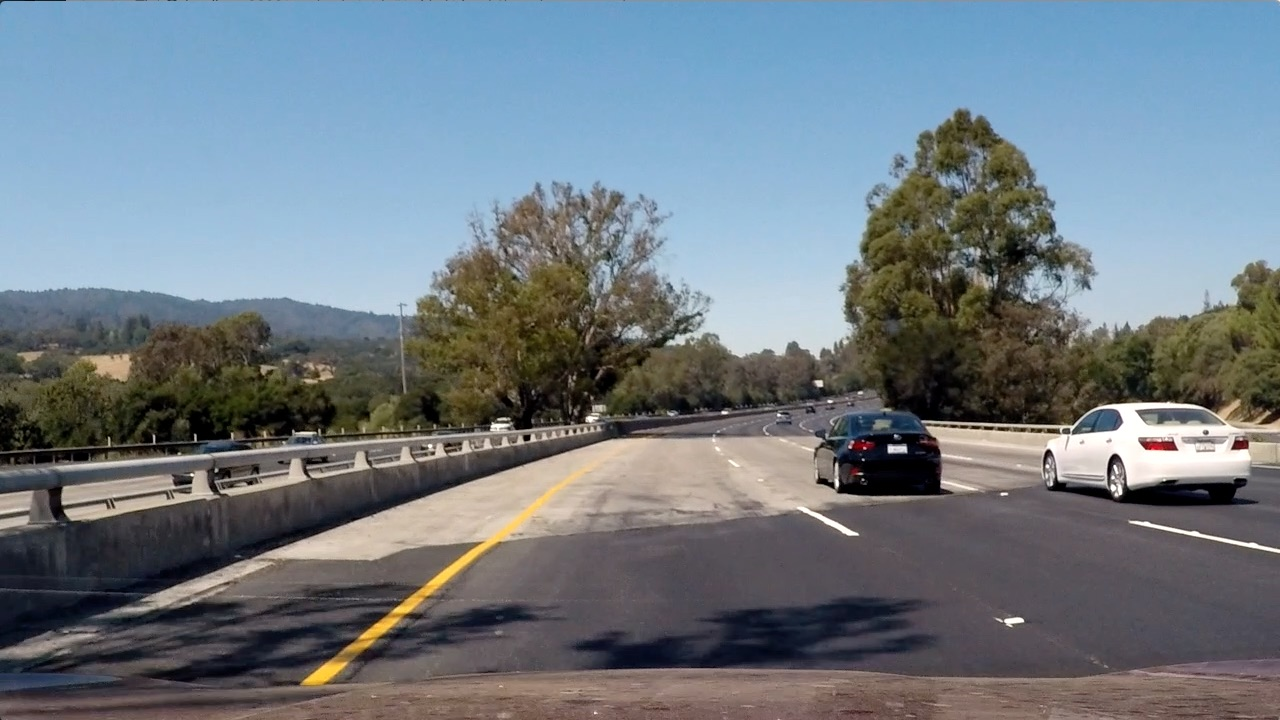
#> input picture test_images/test4.jpg, 1280 x 720 px
$ python run_1b_undistort.py   (older library calls are emulated)
#> lines starting #> are read from the running program, lines starting #| are printed output that depends on the picture
### methods.py
import numpy as np
import cv2
import glob
import matplotlib.pyplot as plt
import matplotlib.image as mpimg
import pickle
from moviepy.editor import VideoFileClip
from tqdm import tqdm

def load_calibration():
    calib = pickle.load(open("calibration.pkl", "rb"))
#> (reads calibration.pkl from the repository)
    print("Calibration Loaded")
    return calib[0], calib[1]

#load calibration
mtx, dist = load_calibration()

img_size = (1280, 720)

def load_transforms():
    #load perspective vars
    src = np.float32([[  585.0-10,  460.0],
               [ 0.0,  720.0],
               [ 1280.0,  720.0],
               [ 695.0+10,  460.0]])

    dst = np.float32([[320, 0],
                      [320, 720],
                      [960, 720],
                        [960, 0]])

    M = cv2.getPerspectiveTransform(src, dst)
    Minv = cv2.getPerspectiveTransform(dst, src)
    return M, Minv

M, Minv = load_transforms()

def undistort(img):
    undist = cv2.undistort(img, mtx, dist)
    return undist

# [29 lines left out: functions fast_unwarp_lane, fast_warp_lane, process_video, plot_images, not called in this run]

def plot_images_save(fname, images):
    """ Helper routine which plots all images passed as array in a single row """
    print(len(images))
    m = len(images)
    n = len(images[0])

    fig, axes = plt.subplots(m, n, figsize=(10*n, 10*m))
    if m == 1:
        axes = [axes]
    fig.tight_layout()
    for ix in range(m):
        for iy in range(n):
            axes[ix][iy].imshow(images[ix][iy], cmap='gray')
            axes[ix][iy].axis('off')
    fig.savefig(fname)

# [87 lines left out: functions abs_sobel_thresh, mag_thresh, dir_thresh, hsv_select, hsv_debug, apply_stage_1 and 1 more, not called in this run]

### run_1b_undistort.py
from methods import *
import cv2

#load calibration
mtx, dist = load_calibration()

test_image = cv2.imread('test_images/test4.jpg')
#> test_image is the input picture: shape (720, 1280, 3); mean B, G, R 130.9, 122.7, 112.2
test_image = test_image[..., ::-1]
undist = cv2.undistort(test_image, mtx, dist)
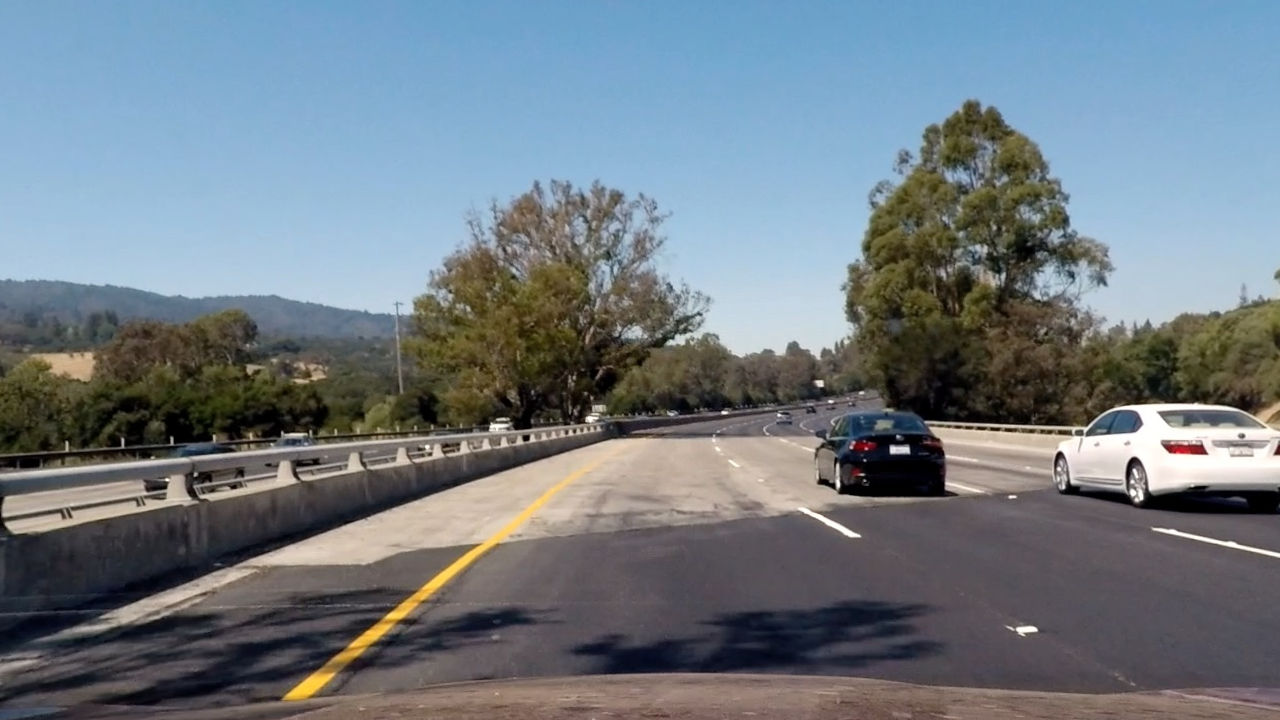
#> undist: shape (720, 1280, 3); mean R, G, B 112.8, 123.1, 131

plot_images_save('output_images/1b_undistort.png', [ [test_image, undist] ])
#> in plot_images_save, `fig.savefig(fname)`:
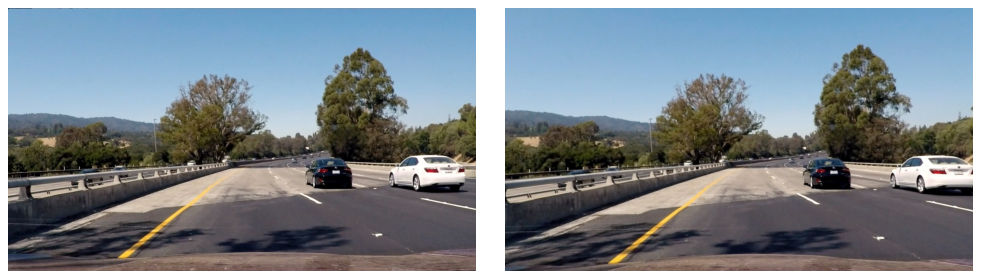
#> figure drawn by matplotlib, 2 panels
